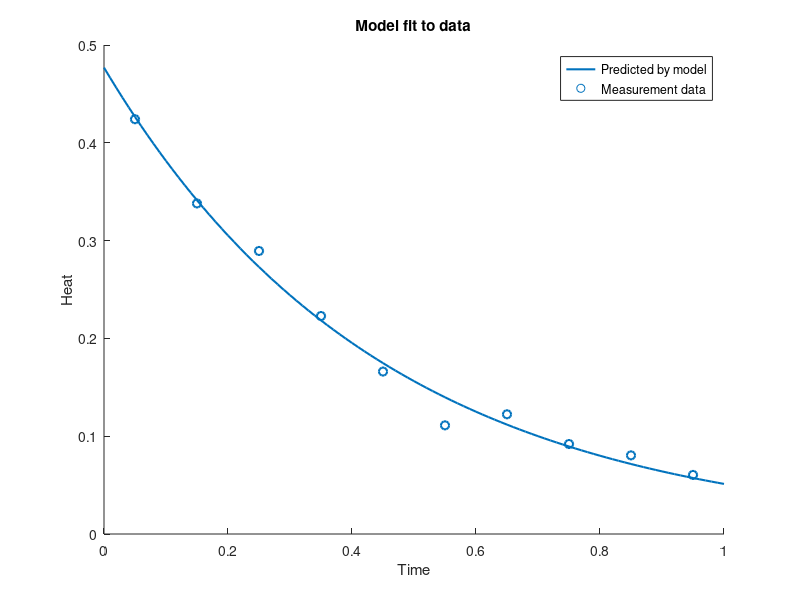
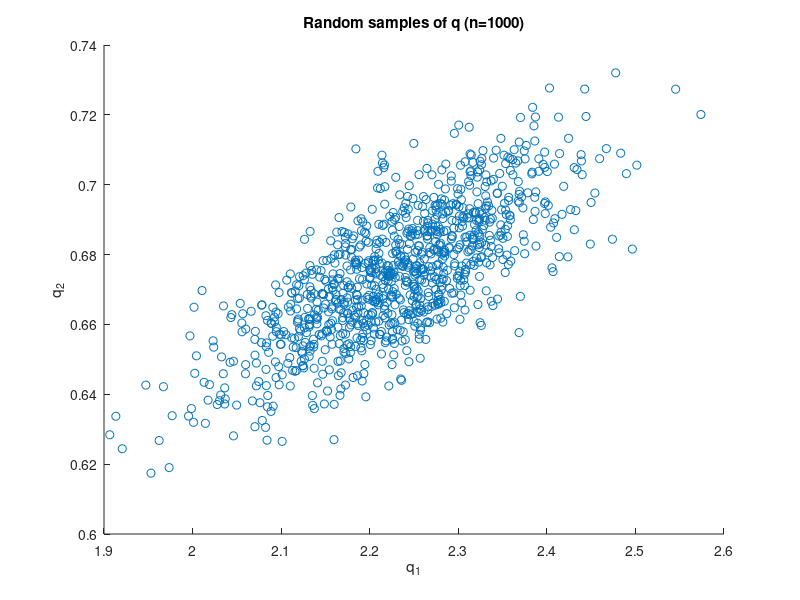

Reproduce these figures in MATLAB, in order.
close
clear all

t = 0.05:0.1:0.95;
y = [0.4241, 0.3380, 0.2894, 0.2229, 0.1661, 0.1111, 0.1224, 0.0920, 0.0804, 0.0604];
f = @(t,q) q(2)*exp(-q(1)*t)*sin(pi/4);
J = @(q) sum( (y-f(t,q)).^2 );
q_initialIterate = [1,1];
n = length(t);
p = length(q_initialIterate);
[q_OLS, lsq_err] = fminunc(J,q_initialIterate);
var_OLS = 1/( n - p) * lsq_err;
time_grid = 0:10^(-2):1;
yplot = f(time_grid,q_OLS);


figure
hold on
plot(time_grid,yplot,'LineWidth',1.5);
scatter(t,y,'LineWidth',1.5);
title('Model fit to data')
xlabel('Time')
ylabel('Heat')
legend('Predicted by model','Measurement data')

chi = zeros(n,p);
for j = 1:n
    time = t(j);
    chi(j,1) = -time*q_OLS(2)*exp(-q_OLS(1)*time)*sin(pi/4);
    chi(j,2) = exp(-q_OLS(1)*time)*sin(pi/4);
end

Sigma = var_OLS*inv(transpose(chi)*chi);

SE = zeros(1,2);
SE(1) = sqrt(Sigma(1,1));
SE(2) = sqrt(Sigma(2,2));

t95 = tinv(.95,8);

confidence_matrix = zeros(p,2); %left col - lower CI, right col - upper CI
for k = 1:p
%lowerCI
confidence_matrix(k,1) = q_OLS(k) - t95*SE(k);
confidence_matrix(k,2) = q_OLS(k) + t95*SE(k);
end

Lindsay = mvnrnd(q_OLS, Sigma);

paramSamples = zeros(1000,2);
for i = 1:1000
    paramSamples(i,:) = mvnrnd(q_OLS, Sigma);
end

figure
scatter(paramSamples(:,1),paramSamples(:,2))
title('Random samples of q (n=1000)')
xlabel('q_1')
ylabel('q_2')



